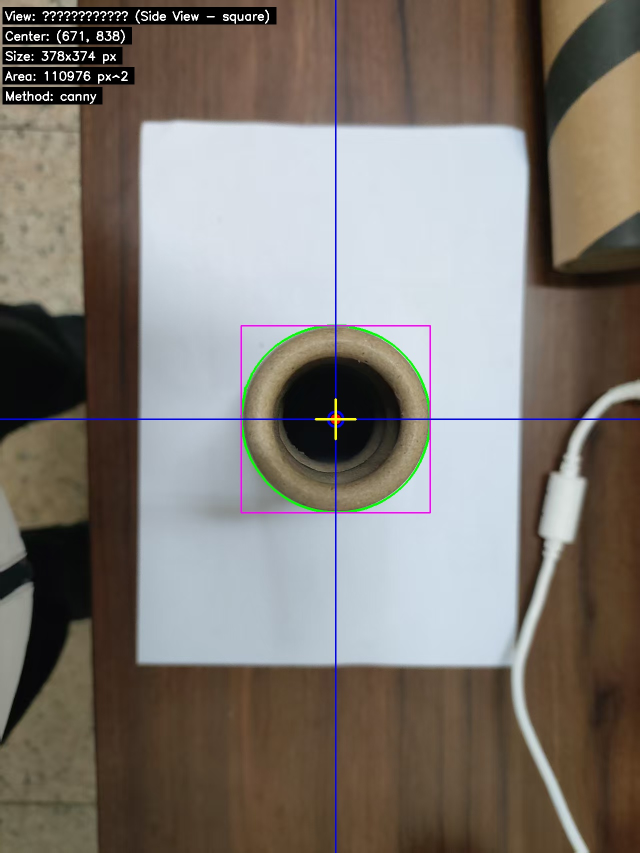
#> input picture data/output/center/p(1)_result.jpg, 1279 x 1706 px (shown at 1/2 size)
$ python -i smart_detector.py   (imports and definitions only)
#> lines starting #> are read from the running program, lines starting #| are printed output that depends on the picture; after the words box and inside, x2 and y2 are one past the last pixel; in counts of white or black regions, pixels touching at a corner belong together
"""
智能圆柱体中心检测器
自动识别视角（端面/侧面）并使用合适的检测方法
"""

import cv2
import numpy as np
from typing import Tuple, Optional, Dict
import os


class SmartCylinderDetector:
    """智能圆柱体检测器 - 自动识别视角"""

    def __init__(self):
        self.min_circle_radius = 20
        self.max_circle_radius = 1000
        self.min_contour_area = 500

        # 定义常见条纹颜色范围（HSV色彩空间）
        self.color_ranges = {
            'black': {'lower': np.array([0, 0, 0]), 'upper': np.array([180, 255, 50])},
            'white': {'lower': np.array([0, 0, 200]), 'upper': np.array([180, 30, 255])},
            'yellow': {'lower': np.array([20, 100, 100]), 'upper': np.array([30, 255, 255])},
            'blue': {'lower': np.array([100, 100, 100]), 'upper': np.array([130, 255, 255])},
            'red': {'lower': np.array([0, 100, 100]), 'upper': np.array([10, 255, 255])},
            'green': {'lower': np.array([40, 40, 40]), 'upper': np.array([80, 255, 255])},
            'brown': {'lower': np.array([10, 50, 20]), 'upper': np.array([20, 255, 200])},
            'orange': {'lower': np.array([10, 100, 100]), 'upper': np.array([20, 255, 255])}
        }

    def preprocess_image(self, image: np.ndarray) -> np.ndarray:
        """预处理图像"""
        gray = cv2.cvtColor(image, cv2.COLOR_BGR2GRAY)
        blurred = cv2.GaussianBlur(gray, (5, 5), 0)
        return blurred

    def detect_circles(self, gray: np.ndarray) -> Optional[np.ndarray]:
        """检测圆形（端面视图）- 改进版"""
        # 尝试多组参数
        param_sets = [
            # (minDist, param1, param2, minRadius, maxRadius)
            (50, 100, 30, 20, 500),   # 原始参数
            (40, 80, 25, 30, 400),    # 更宽松
            (60, 120, 35, 40, 600),   # 更严格
            (30, 60, 20, 20, 300),    # 最宽松
        ]

        all_circles = []

        for minDist, param1, param2, minRadius, maxRadius in param_sets:
            circles = cv2.HoughCircles(
                gray,
                cv2.HOUGH_GRADIENT,
                dp=1,
                minDist=minDist,
                param1=param1,
                param2=param2,
                minRadius=minRadius,
                maxRadius=min(maxRadius, min(gray.shape) // 2)
            )

            if circles is not None:
                all_circles.extend(circles[0])

        if not all_circles:
            return None

        # 去重：合并相近的圆
        unique_circles = []
        all_circles = sorted(all_circles, key=lambda c: c[2], reverse=True)  # 按半径排序

        # 图像尺寸
        max_dim = max(gray.shape)

        for circle in all_circles:
            cx, cy, r = circle

            # 过滤不合理的圆：
            # 1. 半径不能太大（超过图像20%）
            # 2. 圆心不能太靠近边缘
            # 3. 半径不能太小（小于30px）
            margin = max(r * 0.3, 50)  # 至少50px的边距
            if (r > max_dim * 0.20 or  # 半径太大（改为20%）
                cx < margin or cy < margin or  # 太靠边
                cx > gray.shape[1] - margin or cy > gray.shape[0] - margin or
                r < 30):  # 太小
                continue

            is_duplicate = False

            for existing in unique_circles:
                ex, ey, er = existing
                dist = np.sqrt((cx - ex)**2 + (cy - ey)**2)

                # 如果圆心很接近，认为是同一个圆
                if dist < min(r, er) * 0.5:
                    is_duplicate = True
                    break

            if not is_duplicate:
                unique_circles.append(circle)

        if not unique_circles:
            return None

        # 返回为霍夫圆变换格式
        return np.array([unique_circles], dtype=np.float32)

    def detect_rectangle_contours(self, image: np.ndarray, gray: np.ndarray) -> Tuple[Optional[np.ndarray], Dict]:
        """检测矩形轮廓（侧面视图）- 改进版，避免检测背景"""
        h, w = gray.shape
        image_area = h * w

        # 多种二值化方法
        methods = []

        # 方法1: Otsu阈值（正向和反向）
        _, binary1 = cv2.threshold(gray, 0, 255, cv2.THRESH_BINARY_INV + cv2.THRESH_OTSU)
        methods.append(('otsu_inv', binary1))

        _, binary1_normal = cv2.threshold(gray, 0, 255, cv2.THRESH_BINARY + cv2.THRESH_OTSU)
        methods.append(('otsu_normal', binary1_normal))

        # 方法2: 自适应阈值
        binary2 = cv2.adaptiveThreshold(gray, 255, cv2.ADAPTIVE_THRESH_GAUSSIAN_C,
                                        cv2.THRESH_BINARY_INV, 11, 2)
        methods.append(('adaptive_inv', binary2))

        # 方法3: Canny边缘
        edges = cv2.Canny(gray, 30, 100)
        # 膨胀边缘以形成闭合轮廓
        kernel = cv2.getStructuringElement(cv2.MORPH_RECT, (3, 3))
        edges = cv2.dilate(edges, kernel, iterations=2)
        methods.append(('canny', edges))

        best_contour = None
        best_score = 0
        best_method = None

        for method_name, binary in methods:
            # 形态学操作
            kernel = cv2.getStructuringElement(cv2.MORPH_RECT, (5, 5))
            binary_processed = cv2.morphologyEx(binary, cv2.MORPH_CLOSE, kernel, iterations=2)
            binary_processed = cv2.morphologyEx(binary_processed, cv2.MORPH_OPEN, kernel)

            # 查找轮廓
            contours, _ = cv2.findContours(binary_processed, cv2.RETR_EXTERNAL, cv2.CHAIN_APPROX_SIMPLE)

            for contour in contours:
                area = cv2.contourArea(contour)

                # 过滤条件
                if area < self.min_contour_area:
                    continue

                # 排除占据整个图像的轮廓（可能是背景）
                area_ratio = area / image_area
                if area_ratio > 0.7:  # 如果占据超过70%的图像，肯定是背景
                    continue

                # 排除中等大但可能是背景的轮廓
                if area_ratio > 0.25:  # 占25%-70%，需要进一步检查
                    # 如果是大轮廓且贴近边缘，很可能是背景
                    margin = 20
                    if (x < margin or y < margin or
                        x + w > image.shape[1] - margin or
                        y + h > image.shape[0] - margin):
                        continue  # 大且贴边，是背景

                # 计算边界框
                x, y, w, h = cv2.boundingRect(contour)

                # 排除贴边的大轮廓（可能是背景/白纸）
                margin = 10
                if (x < margin and y < margin and
                    x + w > image.shape[1] - margin and
                    y + h > image.shape[0] - margin):
                    continue  # 四边都贴边，可能是背景

                rect_area = w * h
                rectangularity = area / rect_area if rect_area > 0 else 0
                aspect_ratio = max(w, h) / (min(w, h) + 1e-5)

                # 计算周长
                perimeter = cv2.arcLength(contour, True)

                # 计算紧凑度（越接近1越规则）
                if perimeter > 0:
                    compactness = (4 * np.pi * area) / (perimeter * perimeter)
                else:
                    compactness = 0

                # 综合评分改进v2：
                # 重点：正确识别长条形圆柱体（如p3）和正方形圆柱体（如p1）

                # 面积分数：优先5%-25%的中等面积
                if 0.05 < area_ratio < 0.20:
                    area_score = 2.0  # 最佳范围
                elif 0.02 < area_ratio < 0.05:
                    area_score = 1.2  # 稍小但可接受
                elif 0.20 < area_ratio < 0.30:
                    area_score = 0.8  # 偏大
                else:
                    area_score = 0.2  # 太小(<2%)或太大(>30%)

                # 形状分数：针对不同宽高比
                if 0.8 < aspect_ratio < 1.5:
                    shape_score = 3.0  # 接近正方形，优先级最高（p1类型）
                elif 2.0 < aspect_ratio < 4.0:
                    shape_score = 2.5  # 长条形，优先级很高（p3类型）
                elif 1.5 < aspect_ratio < 2.0:
                    shape_score = 2.0  # 稍长
                elif 4.0 < aspect_ratio < 8.0:
                    shape_score = 1.5  # 很长的条形
                else:
                    shape_score = 0.5  # 太极端

                # 矩形度分数：必须大于0.4才考虑
                if rectangularity < 0.4:
                    rect_score = 0.1  # 太不规则
                else:
                    rect_score = rectangularity ** 1.5

                # 紧凑度分数
                compact_score = 1.0 + compactness * 0.3

                # 综合分数（使用面积开方降低大轮廓优势）
                score = (area ** 0.6) * rect_score * area_score * shape_score * compact_score

                if score > best_score:
                    best_score = score
                    best_contour = contour
                    best_method = method_name

        info = {
            'method': best_method,
            'score': best_score
        }

        return best_contour, info

    def calculate_contour_center(self, contour: np.ndarray) -> Tuple[int, int]:
        """计算轮廓的中心点 - 使用边界框中心（更稳定）"""
        # 对于矩形物体，边界框的几何中心比质心更准确
        x, y, w, h = cv2.boundingRect(contour)
        cx = x + w // 2
        cy = y + h // 2
        return cx, cy

    def detect_orientation(self, contour: np.ndarray) -> str:
        """检测方向"""
        x, y, w, h = cv2.boundingRect(contour)
        if w > h * 1.2:
            return "horizontal"
        elif h > w * 1.2:
            return "vertical"
        else:
            return "square"

    def detect_stripe_colors(self, image: np.ndarray, contour: np.ndarray = None,
                            circle_info: tuple = None) -> Dict:
        """
        检测条纹颜色

        Args:
            image: 原始BGR图像
            contour: 轮廓（侧面视图）
            circle_info: (x, y, radius) 圆形信息（端面视图）

        Returns:
            包含检测到的颜色信息的字典
        """
        # 获取感兴趣区域
        if contour is not None:
            # 侧面视图：使用轮廓区域
            x, y, w, h = cv2.boundingRect(contour)
            roi = image[y:y+h, x:x+w]
        elif circle_info is not None:
            # 端面视图：使用圆形区域
            cx, cy, radius = circle_info
            x = max(0, int(cx - radius))
            y = max(0, int(cy - radius))
            w = int(radius * 2)
            h = int(radius * 2)
            roi = image[y:y+h, x:x+w]
        else:
            # 使用整个图像
            roi = image

        if roi.size == 0:
            return {'colors': [], 'dominant_color': None}

        # 转换到HSV色彩空间
        hsv = cv2.cvtColor(roi, cv2.COLOR_BGR2HSV)

        # 检测每种颜色
        color_percentages = {}
        total_pixels = roi.shape[0] * roi.shape[1]

        for color_name, color_range in self.color_ranges.items():
            # 创建颜色掩码
            mask = cv2.inRange(hsv, color_range['lower'], color_range['upper'])

            # 计算颜色占比
            color_pixels = np.sum(mask > 0)
            percentage = (color_pixels / total_pixels) * 100

            if percentage > 5:  # 只记录占比超过5%的颜色
                color_percentages[color_name] = percentage

        # 特殊处理红色（跨越HSV色轮）
        if 'red' in self.color_ranges:
            mask1 = cv2.inRange(hsv, np.array([0, 100, 100]), np.array([10, 255, 255]))
            mask2 = cv2.inRange(hsv, np.array([170, 100, 100]), np.array([180, 255, 255]))
            red_mask = cv2.bitwise_or(mask1, mask2)
            red_pixels = np.sum(red_mask > 0)
            red_percentage = (red_pixels / total_pixels) * 100
            if red_percentage > 5:
                color_percentages['red'] = red_percentage

        # 条纹颜色（排除纸筒本色）
        # 彩色条纹：黄色、蓝色、红色、绿色（占比>8%）
        # 黑色条纹：黑色（占比>15%，避免误判阴影）
        color_stripe_colors = ['yellow', 'blue', 'red', 'green']
        black_stripe_colors = ['black']

        # 保留彩色条纹和黑色条纹
        stripe_color_percentages = {}
        for color_name, percentage in color_percentages.items():
            if color_name in color_stripe_colors and percentage > 8:
                stripe_color_percentages[color_name] = percentage
            elif color_name in black_stripe_colors and percentage > 15:
                stripe_color_percentages[color_name] = percentage

        # 如果没有检测到条纹，返回空结果
        if not stripe_color_percentages:
            return {
                'colors': [],
                'colors_cn': [],
                'dominant_color': None,
                'dominant_color_cn': None,
                'has_stripes': False
            }

        # 如果过滤后没有颜色，返回空结果
        if not stripe_color_percentages:
            return {
                'colors': [],
                'colors_cn': [],
                'dominant_color': None,
                'dominant_color_cn': None,
                'has_stripes': False
            }

        # 按占比排序
        sorted_colors = sorted(stripe_color_percentages.items(), key=lambda x: x[1], reverse=True)

        # 获取主要颜色
        dominant_color = sorted_colors[0][0] if sorted_colors else None

        # 中文颜色名称映射
        color_names_cn = {
            'black': '黑色',
            'white': '白色',
            'yellow': '黄色',
            'blue': '蓝色',
            'red': '红色',
            'green': '绿色'
        }

        # 转换为中文名称
        colors_cn = [(color_names_cn.get(c, c), p) for c, p in sorted_colors]

        return {
            'colors': sorted_colors,
            'colors_cn': colors_cn,
            'dominant_color': dominant_color,
            'dominant_color_cn': color_names_cn.get(dominant_color, dominant_color) if dominant_color else None,
            'has_stripes': True
        }

    def process_image(self, image: np.ndarray) -> Tuple[np.ndarray, Dict]:
        """
        智能处理图像
        自动判断是圆形（端面）还是矩形（侧面）视图
        """
        result_image = image.copy()
        gray = self.preprocess_image(image)

        # 尝试圆形检测
        circles = self.detect_circles(gray)

        # 尝试矩形轮廓检测
        best_contour, contour_info = self.detect_rectangle_contours(image, gray)

        # 决策：使用哪种方法
        circle_detected = circles is not None and len(circles[0]) > 0
        contour_detected = best_contour is not None

        if not circle_detected and not contour_detected:
            return result_image, {"error": "未检测到圆柱体"}

        # 智能决策
        use_circle = False

        if circle_detected and contour_detected:
            # 两种都检测到，需要判断哪个更可靠
            circle = circles[0][0]
            circle_x, circle_y, circle_radius = circle[0], circle[1], circle[2]
            circle_area = np.pi * circle_radius ** 2
            contour_area = cv2.contourArea(best_contour)

            # 计算轮廓的宽高比
            x, y, w, h = cv2.boundingRect(best_contour)
            aspect_ratio = max(w, h) / (min(w, h) + 1e-5)

            # 计算轮廓占图像的比例
            image_area = gray.shape[0] * gray.shape[1]
            contour_ratio = contour_area / image_area
            circle_ratio = circle_area / image_area

            min_image_dim = min(gray.shape[0], gray.shape[1])

            # 新的决策逻辑：
            # 如果轮廓的宽高比接近1（正方形），且面积合理（3%-15%），
            # 很可能是圆柱体的侧面视图（水平放置）
            # 这种情况下轮廓检测更可靠

            # 条件1：轮廓接近正方形且面积合理 -> 优先使用轮廓
            if 0.8 < aspect_ratio < 1.5 and 0.02 < contour_ratio < 0.15:
                use_circle = False

            # 条件2：明显的长条形 -> 侧面视图，用轮廓
            elif aspect_ratio > 2.0 and 0.05 < contour_ratio < 0.8:
                use_circle = False

            # 条件3：圆形半径太大 -> 可能误检，用轮廓
            elif circle_radius > min_image_dim * 0.2:
                use_circle = False

            # 条件4：圆形很小但轮廓很大 -> 用轮廓
            elif circle_radius < 100 and contour_area > circle_area * 1.5:
                use_circle = False

            # 条件5：轮廓很小但圆形合理 -> 端面视图
            elif contour_ratio < 0.02 and 100 < circle_radius < min_image_dim * 0.18:
                use_circle = True

            # 条件6：圆形合理且轮廓比例不是特别合适 -> 端面视图
            elif 100 < circle_radius < min_image_dim * 0.18 and (contour_ratio > 0.3 or contour_ratio < 0.01):
                use_circle = True

            # 默认：使用轮廓（侧面视图更常见）
            else:
                use_circle = False

        elif circle_detected:
            # 只检测到圆形，检查是否合理
            circle = circles[0][0]
            circle_radius = circle[2]
            min_image_dim = min(gray.shape[0], gray.shape[1])

            # 圆形半径不能太大或太小
            if 40 < circle_radius < min_image_dim * 0.2:
                use_circle = True
            else:
                return result_image, {"error": "未检测到合适的圆柱体"}
        else:
            use_circle = False

        # 根据决策返回结果
        if use_circle:
            # 使用圆形检测结果
            circles = np.uint16(np.around(circles))
            # 选择最大的圆
            max_circle = max(circles[0], key=lambda c: c[2])

            # 端面视图不检测颜色（内部黑色是空洞不是条纹）
            color_info = {
                'colors': [],
                'colors_cn': [],
                'dominant_color': None,
                'dominant_color_cn': None,
                'has_stripes': False
            }

            info = {
                "type": "circle",
                "center": (int(max_circle[0]), int(max_circle[1])),
                "radius": int(max_circle[2]),
                "view": "端面视图 (End View)",
                "num_circles": len(circles[0]),
                "color_info": color_info
            }
        else:
            # 使用轮廓检测结果
            cx, cy = self.calculate_contour_center(best_contour)
            x, y, w, h = cv2.boundingRect(best_contour)
            orientation = self.detect_orientation(best_contour)

            # 检查是否为接近正方形的形状（可能是圆形端面）
            # 如果宽高比接近1，跳过颜色检测
            aspect_ratio = max(w, h) / (min(w, h) + 1e-5)
            if aspect_ratio < 1.3:
                # 接近正方形，可能是端面视图，跳过颜色检测
                color_info = {
                    'colors': [],
                    'colors_cn': [],
                    'dominant_color': None,
                    'dominant_color_cn': None,
                    'has_stripes': False
                }
            else:
                # 检测颜色（只针对侧面视图）
                color_info = self.detect_stripe_colors(image, contour=best_contour)

            info = {
                "type": "rectangle",
                "center": (cx, cy),
                "contour": best_contour,
                "bounding_box": (x, y, w, h),
                "orientation": orientation,
                "view": f"侧面视图 (Side View - {orientation})",
                "method": contour_info['method'],
                "area": cv2.contourArea(best_contour),
                "color_info": color_info
            }

        return result_image, info

    # [262 lines left out: functions visualize, process_single_image, batch_process, not called in this run]


# [17 lines not run here, left out]

>>> import cv2
>>> picture = cv2.imread('data/output/center/p(1)_result.jpg')
#> picture is the input picture: shape (1706, 1279, 3); mean B, G, R 113.6, 120.2, 126.5
>>> result = SmartCylinderDetector().process_image(picture)
#> in preprocess_image, `gray = cv2.cvtColor(image, cv2.COLOR_BGR2GRAY)`:
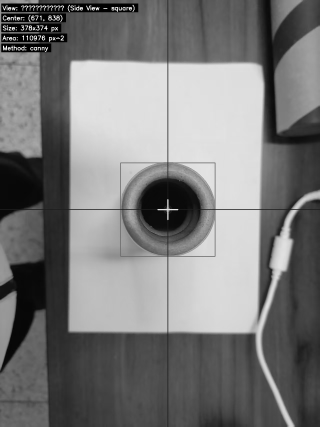
#> gray: shape (1706, 1279) (shown at 1/4 size); min 0, max 255, mean 121.3
#> after the loop in detect_circles, `for minDist, param1, param2, minRadius, maxRadius in param_sets:`: all_circles = 720 items, first 6: [672.5, 835.5, 186.6], [208.5, 485.5, 460.9], [697.5, 893.5, 244.9], [695.5, 789.5, 237.9], [641.5, 898.5, 250.1], [127.5, 115.5, 92.8]
#> in detect_circles, `all_circles = sorted(all_circles, key=lambda c: c[2], reverse=True)`: all_circles = 720 items, first 6: [133.5, 565.5, 540], [68.5, 531.5, 518.8], [208.5, 485.5, 460.9], [132.5, 482.5, 459.6], [136.5, 479.5, 458.1], [568.5, 195.5, 457.6]
#> the loop in detect_circles, `for circle in all_circles:` made 720 passes
#> (cx, cy, r, margin) on passes 1 to 3: (133.5, 565.5, 540, 162), (68.5, 531.5, 518.8, 155.6), (208.5, 485.5, 460.9, 138.3)
#> after the loop in detect_circles, `for circle in all_circles:`: unique_circles = 183 items, first 6: [499.5, 313.5, 340], [254.5, 339.5, 326.7], [974.5, 1139.5, 305.4], [966.5, 547.5, 299.4], [517.5, 542.5, 299.4], [568.5, 880.5, 293.8]
#> in process_image, `circles = self.detect_circles(gray)`: circles = 183 rows, first 8: [499.5, 313.5, 340], [254.5, 339.5, 326.7], [974.5, 1139.5, 305.4], [966.5, 547.5, 299.4], [517.5, 542.5, 299.4], [568.5, 880.5, 293.8], [417.5, 1128.5, 292.7], [791.5, 1106.5, 286.2]
#> in detect_rectangle_contours, `_, binary1 = cv2.threshold(gray, 0, 255, cv2.THRESH_BINARY_INV + cv2.T..`:
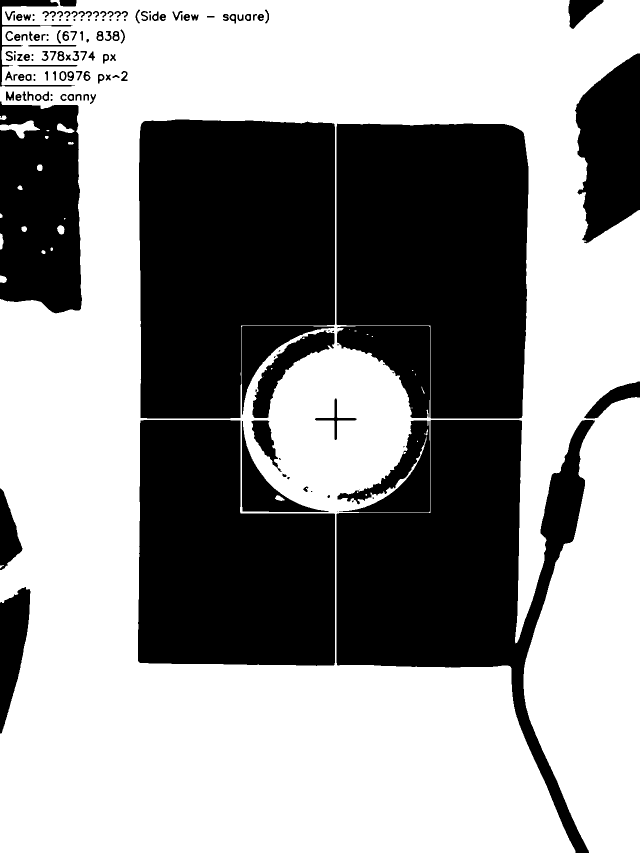
#> binary1: shape (1706, 1279) (shown at 1/2 size); 58.7% white; 149 black regions (39 under 20 px), largest, box (x1, y1, x2, y2) and area: (278, 239, 670, 837) 196557, (673, 247, 1057, 837) 187675, (673, 840, 1190, 1706) 172722
#> (the rest of the program and of its run is left out)
